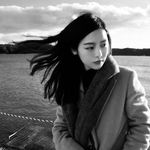
#> input picture pics/cl.jpg, 150 x 150 px
$ python concat_pic_2.py
#> lines starting #> are read from the running program, lines starting #| are printed output that depends on the picture
from PIL import Image
import numpy as np

im = np.array(Image.open('cl.jpg'))
#> im is the input picture: shape (150, 150, 3); min 0, max 255, mean 105.5

im_R = im.copy()
im_R[:, :, (1, 2)] = 0
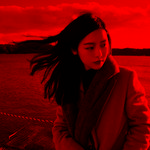
#> im_R: shape (150, 150, 3); mean R, G, B 105.5, 0, 0
im_G = im.copy()
im_G[:, :, (0, 2)] = 0
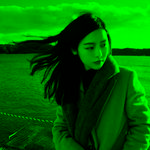
#> im_G: shape (150, 150, 3); mean R, G, B 0, 105.5, 0
im_B = im.copy()
im_B[:, :, (0, 1)] = 0
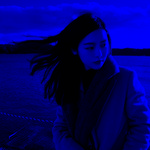
#> im_B: shape (150, 150, 3); mean R, G, B 0, 0, 105.5

# [5 lines of commented-out code are left out]

y2 = np.concatenate((im_R, im),  axis=0)
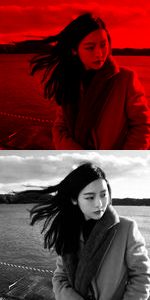
#> y2: shape (300, 150, 3); mean R, G, B 105.5, 52.7, 52.7
Image.fromarray(y2).save('./y2.jpg')

$ run again, with pics/cl9.jpg copied over pics/cl.jpg
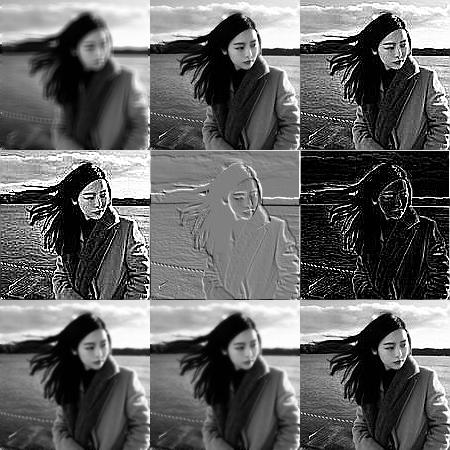
#> input picture pics/cl9.jpg, 450 x 450 px
#> im is the input picture: shape (450, 450, 3); min 0, max 255, mean 100.5
#> `im_B[:, :, (0, 1)] = 0`:
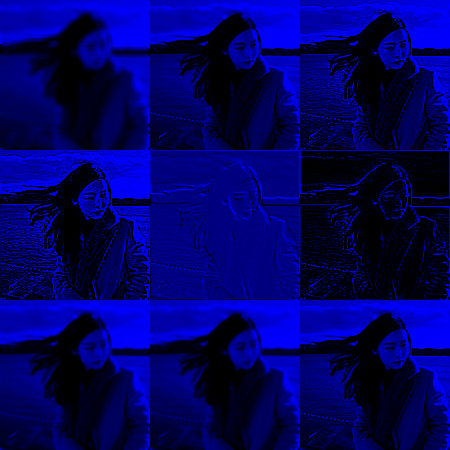
#> im_B: shape (450, 450, 3); mean R, G, B 0, 0, 100.5
#> `y2 = np.concatenate((im_R, im),  axis=0)`:
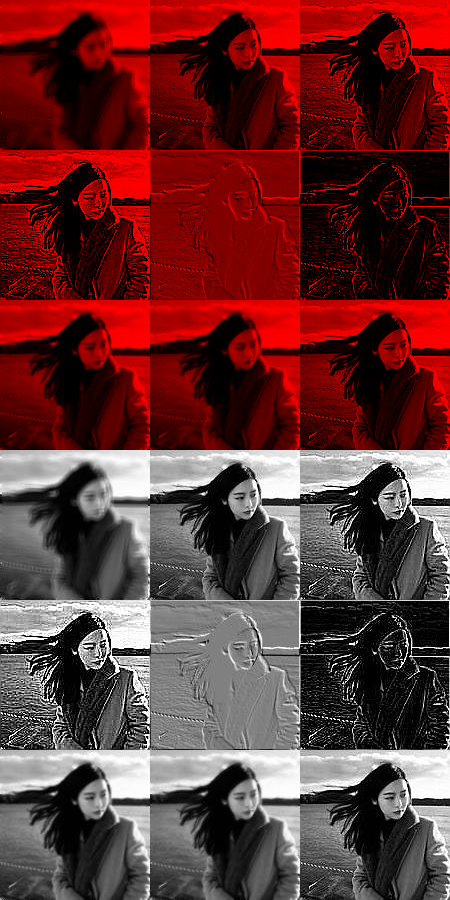
#> y2: shape (900, 450, 3); mean R, G, B 100.5, 50.2, 50.2
